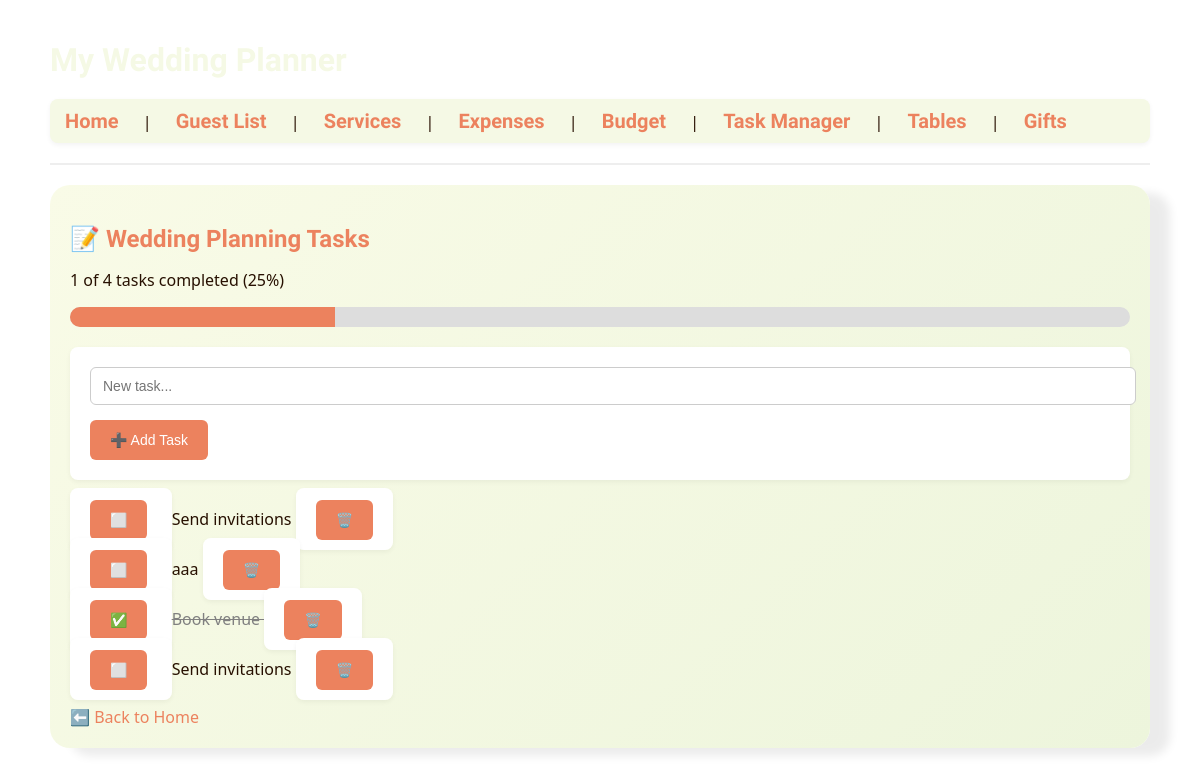
/tasks, run on an earlier commit of the app's database.
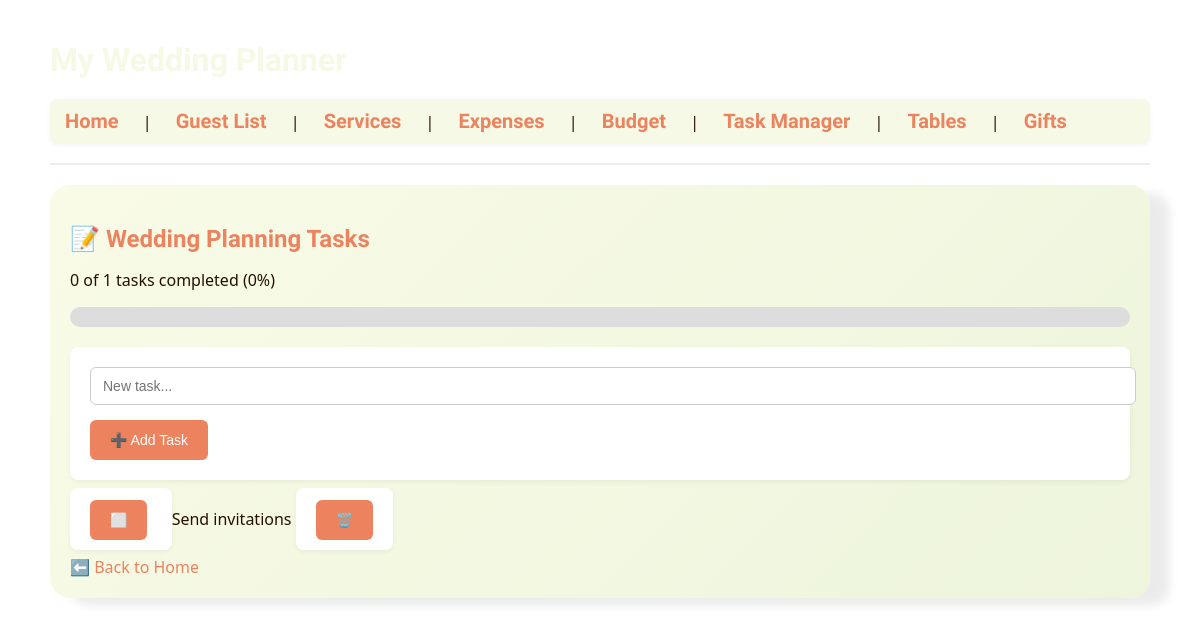
And on a later commit of the database.
### tables this page shows
CREATE TABLE tasks (
        id INTEGER PRIMARY KEY AUTOINCREMENT,
        title TEXT,
        completed INTEGER
    );

### app.py (the view)
@app.route('/tasks', methods=['GET', 'POST'])
def tasks_view():
    conn = get_db_connection()
    if request.method == 'POST':
        conn.execute('INSERT INTO tasks (title, completed) VALUES (?,0)', (request.form['title'],))
        conn.commit()
    tasks = conn.execute('SELECT * FROM tasks').fetchall()
    conn.close()
    total = len(tasks)
    completed = sum(1 for t in tasks if t['completed'])
    percent = int((completed / total) * 100) if total else 0
    return render_template('tasks.html', tasks=tasks, total=total, completed=completed, percent=percent)

### app.py (called while the page is built)
def get_db_connection():
    conn = sqlite3.connect(DB_PATH)
    conn.row_factory = sqlite3.Row
    return conn

### templates/tasks.html
{% extends 'layout.html' %}
{% block content %}
<div class="content-box">
    <h2>📝 Wedding Planning Tasks</h2>
    {% if total > 0 %}
        <p>{{ completed }} of {{ total }} tasks completed ({{ percent }}%)</p>
        <div style="background: #ddd; height: 20px; border-radius: 10px; overflow: hidden; margin-bottom: 20px;">
            <div class="progress-bar" style="width: {{ percent }}%;"></div>
        </div>
    {% else %}
        <p>No tasks added yet.</p>
    {% endif %}
    <form method="post">
        <input type="text" name="title" placeholder="New task..." required>
        <button type="submit">➕ Add Task</button>
    </form>
    <ul style="list-style: none; padding: 0;">
        {% for task in tasks %}
        <li style="margin: 10px 0;">
            <form action="{{ url_for('toggle_task', id=task['id']) }}" method="post" style="display:inline;">
                <button type="submit">{{ '✅' if task.completed else '⬜️' }}</button>
            </form>
            <span class="{% if task.completed %}task-done{% endif %}">
                {{ task.title }}
            </span>
            <form action="{{ url_for('delete_task', id=task['id']) }}" method="post" style="display:inline;">
                <button type="submit">🗑️</button>
            </form>
        </li>
        {% endfor %}
    </ul>
    <a href="{{ url_for('home') }}">⬅️ Back to Home</a>
</div>
{% endblock %}

What changed in the data, as far as the page shows it:
removed tasks: completed "⬜️", title "aaa"
removed tasks: completed "✅", title "Book venue"
removed tasks: completed "⬜️", title "Send invitations"
Also different on the page:
{{ completed }}: "1" → "0"
{{ total }}: "4" → "1"
{{ percent }}: "25" → "0"
